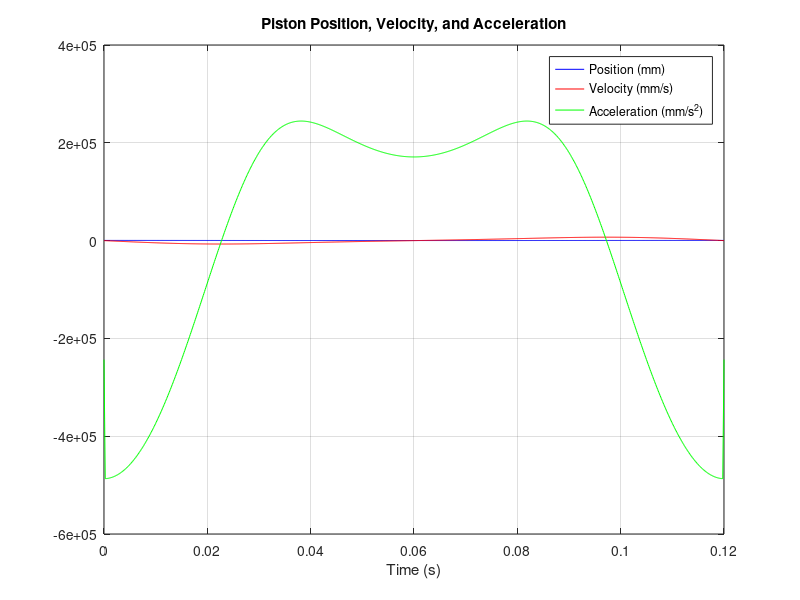

Reproduce this figure in MATLAB.
% piston-rod-crank

r = 120; l = 250; rpm = 500; omega = 2 * pi * rpm / 60;
t = linspace(0, 2*pi/omega, 1000);
theta = omega * t;

x = r * cos(theta) + sqrt(l^2 - (r * sin(theta)).^2);
v = gradient(x) ./ gradient(t);  % Vel- derivative of posn wrt time
a = gradient(v) ./ gradient(t);  % Acc- derivative of vel wrt time

plot(t, x, 'b', t, v, 'r', t, a, 'g'); grid on; 
legend('Position (mm)', 'Velocity (mm/s)', 'Acceleration (mm/s^2)');
xlabel('Time (s)'); title('Piston Position, Velocity, and Acceleration');

